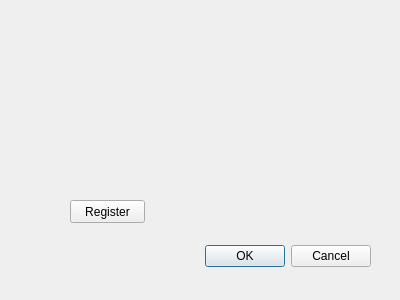
<?xml version="1.0" encoding="UTF-8"?>
<ui version="4.0">
 <class>Reg</class>
 <widget class="QDialog" name="Reg">
  <property name="geometry">
   <rect>
    <x>0</x>
    <y>0</y>
    <width>400</width>
    <height>300</height>
   </rect>
  </property>
  <property name="windowTitle">
   <string>Dialog</string>
  </property>
  <widget class="QDialogButtonBox" name="buttonBox">
   <property name="geometry">
    <rect>
     <x>30</x>
     <y>240</y>
     <width>341</width>
     <height>32</height>
    </rect>
   </property>
   <property name="orientation">
    <enum>Qt::Horizontal</enum>
   </property>
   <property name="standardButtons">
    <set>QDialogButtonBox::Cancel|QDialogButtonBox::Ok</set>
   </property>
  </widget>
  <widget class="QPushButton" name="regButton">
   <property name="geometry">
    <rect>
     <x>70</x>
     <y>200</y>
     <width>75</width>
     <height>23</height>
    </rect>
   </property>
   <property name="text">
    <string>Register</string>
   </property>
  </widget>
 </widget>
 <resources/>
 <connections>
  <connection>
   <sender>buttonBox</sender>
   <signal>accepted()</signal>
   <receiver>Reg</receiver>
   <slot>accept()</slot>
   <hints>
    <hint type="sourcelabel">
     <x>248</x>
     <y>254</y>
    </hint>
    <hint type="destinationlabel">
     <x>157</x>
     <y>274</y>
    </hint>
   </hints>
  </connection>
  <connection>
   <sender>buttonBox</sender>
   <signal>rejected()</signal>
   <receiver>Reg</receiver>
   <slot>reject()</slot>
   <hints>
    <hint type="sourcelabel">
     <x>316</x>
     <y>260</y>
    </hint>
    <hint type="destinationlabel">
     <x>286</x>
     <y>274</y>
    </hint>
   </hints>
  </connection>
 </connections>
</ui>
